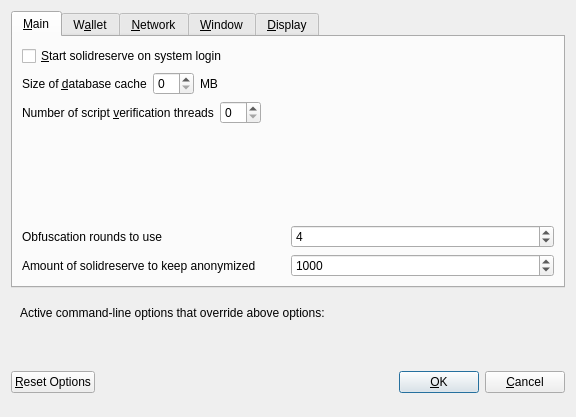
<?xml version="1.0" encoding="UTF-8"?>
<ui version="4.0">
 <class>OptionsDialog</class>
 <widget class="QDialog" name="OptionsDialog">
  <property name="geometry">
   <rect>
    <x>0</x>
    <y>0</y>
    <width>576</width>
    <height>417</height>
   </rect>
  </property>
  <property name="windowTitle">
   <string>Options</string>
  </property>
  <property name="modal">
   <bool>true</bool>
  </property>
  <layout class="QVBoxLayout" name="verticalLayout">
   <item>
    <widget class="QTabWidget" name="tabWidget">
     <property name="currentIndex">
      <number>0</number>
     </property>
     <widget class="QWidget" name="tabMain">
      <attribute name="title">
       <string>&amp;Main</string>
      </attribute>
      <layout class="QVBoxLayout" name="verticalLayout_Main">
       <item>
        <widget class="QCheckBox" name="solidreserveAtStartup">
         <property name="toolTip">
          <string>Automatically start solidreserve after logging in to the system.</string>
         </property>
         <property name="text">
          <string>&amp;Start solidreserve on system login</string>
         </property>
        </widget>
       </item>
       <item>
        <layout class="QHBoxLayout" name="horizontalLayout_2_Main">
         <item>
          <widget class="QLabel" name="databaseCacheLabel">
           <property name="text">
            <string>Size of &amp;database cache</string>
           </property>
           <property name="textFormat">
            <enum>Qt::PlainText</enum>
           </property>
           <property name="buddy">
            <cstring>databaseCache</cstring>
           </property>
          </widget>
         </item>
         <item>
          <widget class="QSpinBox" name="databaseCache"/>
         </item>
         <item>
          <widget class="QLabel" name="databaseCacheUnitLabel">
           <property name="text">
            <string>MB</string>
           </property>
           <property name="textFormat">
            <enum>Qt::PlainText</enum>
           </property>
          </widget>
         </item>
         <item>
          <spacer name="horizontalSpacer_2_Main">
           <property name="orientation">
            <enum>Qt::Horizontal</enum>
           </property>
           <property name="sizeHint" stdset="0">
            <size>
             <width>40</width>
             <height>20</height>
            </size>
           </property>
          </spacer>
         </item>
        </layout>
       </item>
       <item>
        <layout class="QHBoxLayout" name="horizontalLayout_3_Main">
         <item>
          <widget class="QLabel" name="threadsScriptVerifLabel">
           <property name="text">
            <string>Number of script &amp;verification threads</string>
           </property>
           <property name="textFormat">
            <enum>Qt::PlainText</enum>
           </property>
           <property name="buddy">
            <cstring>threadsScriptVerif</cstring>
           </property>
          </widget>
         </item>
         <item>
          <widget class="QSpinBox" name="threadsScriptVerif">
           <property name="toolTip">
            <string>(0 = auto, &lt;0 = leave that many cores free)</string>
           </property>
          </widget>
         </item>
         <item>
          <spacer name="horizontalSpacer_3_Main">
           <property name="orientation">
            <enum>Qt::Horizontal</enum>
           </property>
           <property name="sizeHint" stdset="0">
            <size>
             <width>40</width>
             <height>20</height>
            </size>
           </property>
          </spacer>
         </item>
        </layout>
       </item>
       <item>
        <spacer name="verticalSpacer_Main">
         <property name="orientation">
          <enum>Qt::Vertical</enum>
         </property>
         <property name="sizeHint" stdset="0">
          <size>
           <width>20</width>
           <height>40</height>
          </size>
         </property>
        </spacer>
       </item>
       <item>
        <layout class="QHBoxLayout" name="horizontalLayout_4_Main">
         <item>
          <widget class="QLabel" name="label">
           <property name="toolTip">
            <string>This setting determines the amount of individual masternodes that an input will be anonymized through.&lt;br/&gt;More rounds of anonymization gives a higher degree of privacy, but also costs more in fees.</string>
           </property>
           <property name="text">
            <string>Obfuscation rounds to use</string>
           </property>
          </widget>
         </item>
         <item>
          <widget class="QSpinBox" name="obfuscationRounds">
           <property name="minimum">
            <number>2</number>
           </property>
           <property name="maximum">
            <number>8</number>
           </property>
           <property name="value">
            <number>4</number>
           </property>
          </widget>
         </item>
        </layout>
       </item>
       <item>
        <layout class="QHBoxLayout" name="horizontalLayout">
         <item>
          <widget class="QLabel" name="label_2">
           <property name="toolTip">
            <string>This amount acts as a threshold to turn off Obfuscation once it's reached.</string>
           </property>
           <property name="statusTip">
            <string notr="true"/>
           </property>
           <property name="whatsThis">
            <string notr="true"/>
           </property>
           <property name="accessibleName">
            <string notr="true"/>
           </property>
           <property name="accessibleDescription">
            <string notr="true"/>
           </property>
           <property name="text">
            <string>Amount of solidreserve to keep anonymized</string>
           </property>
          </widget>
         </item>
         <item>
          <widget class="QSpinBox" name="anonymizesolidreserve">
           <property name="minimum">
            <number>100</number>
           </property>
           <property name="maximum">
            <number>100000</number>
           </property>
           <property name="singleStep">
            <number>100</number>
           </property>
           <property name="value">
            <number>1000</number>
           </property>
          </widget>
         </item>
        </layout>
       </item>
      </layout>
     </widget>
     <widget class="QWidget" name="tabWallet">
      <attribute name="title">
       <string>W&amp;allet</string>
      </attribute>
      <layout class="QVBoxLayout" name="verticalLayout_Wallet">
       <item>
        <widget class="QGroupBox" name="groupBox">
         <property name="title">
          <string>Expert</string>
         </property>
         <layout class="QVBoxLayout" name="verticalLayout_2">
          <item>
           <widget class="QCheckBox" name="coinControlFeatures">
            <property name="toolTip">
             <string>Whether to show coin control features or not.</string>
            </property>
            <property name="text">
             <string>Enable coin &amp;control features</string>
            </property>
           </widget>
          </item>
          <item>
           <widget class="QCheckBox" name="showMasternodesTab">
            <property name="toolTip">
             <string>Show additional tab listing all your masternodes in first sub-tab&lt;br/&gt;and all masternodes on the network in second sub-tab.</string>
            </property>
            <property name="text">
             <string>Show Masternodes Tab</string>
            </property>
           </widget>
          </item>
          <item>
           <widget class="QCheckBox" name="spendZeroConfChange">
            <property name="toolTip">
             <string>If you disable the spending of unconfirmed change, the change from a transaction&lt;br/&gt;cannot be used until that transaction has at least one confirmation.&lt;br/&gt;This also affects how your balance is computed.</string>
            </property>
            <property name="text">
             <string>&amp;Spend unconfirmed change</string>
            </property>
           </widget>
          </item>
         </layout>
        </widget>
       </item>
       <item>
        <spacer name="verticalSpacer_Wallet">
         <property name="orientation">
          <enum>Qt::Vertical</enum>
         </property>
         <property name="sizeHint" stdset="0">
          <size>
           <width>20</width>
           <height>40</height>
          </size>
         </property>
        </spacer>
       </item>
      </layout>
     </widget>
     <widget class="QWidget" name="tabNetwork">
      <attribute name="title">
       <string>&amp;Network</string>
      </attribute>
      <layout class="QVBoxLayout" name="verticalLayout_Network">
       <item>
        <widget class="QCheckBox" name="mapPortUpnp">
         <property name="toolTip">
          <string>Automatically open the solidreserve client port on the router. This only works when your router supports UPnP and it is enabled.</string>
         </property>
         <property name="text">
          <string>Map port using &amp;UPnP</string>
         </property>
        </widget>
       </item>
       <item>
        <widget class="QCheckBox" name="allowIncoming">
         <property name="toolTip">
          <string>Accept connections from outside</string>
         </property>
         <property name="text">
          <string>Allow incoming connections</string>
         </property>
        </widget>
       </item>
       <item>
        <widget class="QCheckBox" name="connectSocks">
         <property name="toolTip">
          <string>Connect to the solidreserve network through a SOCKS5 proxy.</string>
         </property>
         <property name="text">
          <string>&amp;Connect through SOCKS5 proxy (default proxy):</string>
         </property>
        </widget>
       </item>
       <item>
        <layout class="QHBoxLayout" name="horizontalLayout_1_Network">
         <item>
          <widget class="QLabel" name="proxyIpLabel">
           <property name="text">
            <string>Proxy &amp;IP:</string>
           </property>
           <property name="textFormat">
            <enum>Qt::PlainText</enum>
           </property>
           <property name="buddy">
            <cstring>proxyIp</cstring>
           </property>
          </widget>
         </item>
         <item>
          <widget class="QValidatedLineEdit" name="proxyIp">
           <property name="minimumSize">
            <size>
             <width>140</width>
             <height>0</height>
            </size>
           </property>
           <property name="maximumSize">
            <size>
             <width>140</width>
             <height>16777215</height>
            </size>
           </property>
           <property name="toolTip">
            <string>IP address of the proxy (e.g. IPv4: 127.0.0.1 / IPv6: ::1)</string>
           </property>
          </widget>
         </item>
         <item>
          <widget class="QLabel" name="proxyPortLabel">
           <property name="text">
            <string>&amp;Port:</string>
           </property>
           <property name="textFormat">
            <enum>Qt::PlainText</enum>
           </property>
           <property name="buddy">
            <cstring>proxyPort</cstring>
           </property>
          </widget>
         </item>
         <item>
          <widget class="QLineEdit" name="proxyPort">
           <property name="minimumSize">
            <size>
             <width>55</width>
             <height>0</height>
            </size>
           </property>
           <property name="maximumSize">
            <size>
             <width>55</width>
             <height>16777215</height>
            </size>
           </property>
           <property name="toolTip">
            <string>Port of the proxy (e.g. 9050)</string>
           </property>
          </widget>
         </item>
         <item>
          <spacer name="horizontalSpacer_1_Network">
           <property name="orientation">
            <enum>Qt::Horizontal</enum>
           </property>
           <property name="sizeHint" stdset="0">
            <size>
             <width>40</width>
             <height>20</height>
            </size>
           </property>
          </spacer>
         </item>
        </layout>
       </item>
       <item>
        <spacer name="verticalSpacer_Network">
         <property name="orientation">
          <enum>Qt::Vertical</enum>
         </property>
         <property name="sizeHint" stdset="0">
          <size>
           <width>20</width>
           <height>40</height>
          </size>
         </property>
        </spacer>
       </item>
      </layout>
     </widget>
     <widget class="QWidget" name="tabWindow">
      <attribute name="title">
       <string>&amp;Window</string>
      </attribute>
      <layout class="QVBoxLayout" name="verticalLayout_Window">
       <item>
        <widget class="QCheckBox" name="minimizeToTray">
         <property name="toolTip">
          <string>Show only a tray icon after minimizing the window.</string>
         </property>
         <property name="text">
          <string>&amp;Minimize to the tray instead of the taskbar</string>
         </property>
        </widget>
       </item>
       <item>
        <widget class="QCheckBox" name="minimizeOnClose">
         <property name="toolTip">
          <string>Minimize instead of exit the application when the window is closed. When this option is enabled, the application will be closed only after selecting Quit in the menu.</string>
         </property>
         <property name="text">
          <string>M&amp;inimize on close</string>
         </property>
        </widget>
       </item>
       <item>
        <spacer name="verticalSpacer_Window">
         <property name="orientation">
          <enum>Qt::Vertical</enum>
         </property>
         <property name="sizeHint" stdset="0">
          <size>
           <width>20</width>
           <height>40</height>
          </size>
         </property>
        </spacer>
       </item>
      </layout>
     </widget>
     <widget class="QWidget" name="tabDisplay">
      <attribute name="title">
       <string>&amp;Display</string>
      </attribute>
      <layout class="QVBoxLayout" name="verticalLayout_Display">
       <item>
        <layout class="QHBoxLayout" name="horizontalLayout_1_Display">
         <item>
          <widget class="QLabel" name="langLabel">
           <property name="text">
            <string>User Interface &amp;language:</string>
           </property>
           <property name="textFormat">
            <enum>Qt::PlainText</enum>
           </property>
           <property name="buddy">
            <cstring>lang</cstring>
           </property>
          </widget>
         </item>
         <item>
          <widget class="QValueComboBox" name="lang">
           <property name="toolTip">
            <string>The user interface language can be set here. This setting will take effect after restarting solidreserve.</string>
           </property>
          </widget>
         </item>
        </layout>
       </item>
       <item>
        <widget class="QLabel" name="label_3">
         <property name="toolTip">
          <string notr="true"/>
         </property>
         <property name="statusTip">
          <string notr="true"/>
         </property>
         <property name="whatsThis">
          <string notr="true"/>
         </property>
         <property name="accessibleName">
          <string notr="true"/>
         </property>
         <property name="text">
          <string>Language missing or translation incomplete? Help contributing translations here:
https://www.transifex.com/solidreserve-project/solidreserve-project-translations</string>
         </property>
         <property name="wordWrap">
          <bool>true</bool>
         </property>
         <property name="openExternalLinks">
          <bool>true</bool>
         </property>
         <property name="textInteractionFlags">
          <set>Qt::TextBrowserInteraction</set>
         </property>
        </widget>
       </item>
       <item>
        <layout class="QHBoxLayout" name="horizontalLayout_4_Display" stretch="0,0">
         <item>
          <widget class="QLabel" name="themeLabel">
           <property name="text">
            <string>User Interface Theme:</string>
           </property>
          </widget>
         </item>
         <item>
          <widget class="QValueComboBox" name="theme"/>
         </item>
        </layout>
       </item>
       <item>
        <widget class="Line" name="line">
         <property name="orientation">
          <enum>Qt::Horizontal</enum>
         </property>
        </widget>
       </item>
       <item>
        <layout class="QHBoxLayout" name="horizontalLayout_2_Display">
         <item>
          <widget class="QLabel" name="unitLabel">
           <property name="text">
            <string>&amp;Unit to show amounts in:</string>
           </property>
           <property name="textFormat">
            <enum>Qt::PlainText</enum>
           </property>
           <property name="buddy">
            <cstring>unit</cstring>
           </property>
          </widget>
         </item>
         <item>
          <widget class="QValueComboBox" name="unit">
           <property name="toolTip">
            <string>Choose the default subdivision unit to show in the interface and when sending coins.</string>
           </property>
          </widget>
         </item>
        </layout>
       </item>
       <item>
        <layout class="QHBoxLayout" name="horizontalLayout_5_Display">
         <item>
          <widget class="QLabel" name="digitsLabel">
           <property name="text">
            <string>Decimal digits</string>
           </property>
          </widget>
         </item>
         <item>
          <widget class="QValueComboBox" name="digits"/>
         </item>
        </layout>
       </item>
       <item>
        <layout class="QHBoxLayout" name="horizontalLayout_3_Display">
         <item>
          <widget class="QLabel" name="thirdPartyTxUrlsLabel">
           <property name="toolTip">
            <string>Third party URLs (e.g. a block explorer) that appear in the transactions tab as context menu items. %s in the URL is replaced by transaction hash. Multiple URLs are separated by vertical bar |.</string>
           </property>
           <property name="text">
            <string>Third party transaction URLs</string>
           </property>
           <property name="buddy">
            <cstring>thirdPartyTxUrls</cstring>
           </property>
          </widget>
         </item>
         <item>
          <widget class="QLineEdit" name="thirdPartyTxUrls">
           <property name="toolTip">
            <string>Third party URLs (e.g. a block explorer) that appear in the transactions tab as context menu items. %s in the URL is replaced by transaction hash. Multiple URLs are separated by vertical bar |.</string>
           </property>
          </widget>
         </item>
        </layout>
       </item>
       <item>
        <spacer name="verticalSpacer">
         <property name="orientation">
          <enum>Qt::Vertical</enum>
         </property>
         <property name="sizeHint" stdset="0">
          <size>
           <width>20</width>
           <height>40</height>
          </size>
         </property>
        </spacer>
       </item>
      </layout>
     </widget>
    </widget>
   </item>
   <item>
    <widget class="QFrame" name="frame">
     <layout class="QVBoxLayout" name="verticalLayout_Bottom">
      <item>
       <layout class="QHBoxLayout" name="horizontalLayout_Bottom">
        <item>
         <widget class="QLabel" name="overriddenByCommandLineInfoLabel">
          <property name="text">
           <string>Active command-line options that override above options:</string>
          </property>
          <property name="textFormat">
           <enum>Qt::PlainText</enum>
          </property>
         </widget>
        </item>
        <item>
         <spacer name="horizontalSpacer_Bottom">
          <property name="orientation">
           <enum>Qt::Horizontal</enum>
          </property>
          <property name="sizeHint" stdset="0">
           <size>
            <width>40</width>
            <height>20</height>
           </size>
          </property>
         </spacer>
        </item>
       </layout>
      </item>
      <item>
       <widget class="QLabel" name="overriddenByCommandLineLabel">
        <property name="text">
         <string/>
        </property>
        <property name="textFormat">
         <enum>Qt::PlainText</enum>
        </property>
        <property name="wordWrap">
         <bool>true</bool>
        </property>
       </widget>
      </item>
     </layout>
    </widget>
   </item>
   <item>
    <layout class="QHBoxLayout" name="horizontalLayout_Buttons">
     <item>
      <widget class="QPushButton" name="resetButton">
       <property name="toolTip">
        <string>Reset all client options to default.</string>
       </property>
       <property name="text">
        <string>&amp;Reset Options</string>
       </property>
       <property name="autoDefault">
        <bool>false</bool>
       </property>
      </widget>
     </item>
     <item>
      <spacer name="horizontalSpacer_1">
       <property name="orientation">
        <enum>Qt::Horizontal</enum>
       </property>
       <property name="sizeHint" stdset="0">
        <size>
         <width>40</width>
         <height>48</height>
        </size>
       </property>
      </spacer>
     </item>
     <item>
      <widget class="QLabel" name="statusLabel">
       <property name="minimumSize">
        <size>
         <width>200</width>
         <height>0</height>
        </size>
       </property>
       <property name="font">
        <font>
         <weight>75</weight>
         <bold>true</bold>
        </font>
       </property>
       <property name="text">
        <string/>
       </property>
       <property name="textFormat">
        <enum>Qt::PlainText</enum>
       </property>
       <property name="wordWrap">
        <bool>true</bool>
       </property>
      </widget>
     </item>
     <item>
      <spacer name="horizontalSpacer_2">
       <property name="orientation">
        <enum>Qt::Horizontal</enum>
       </property>
       <property name="sizeHint" stdset="0">
        <size>
         <width>40</width>
         <height>48</height>
        </size>
       </property>
      </spacer>
     </item>
     <item>
      <widget class="QPushButton" name="okButton">
       <property name="text">
        <string>&amp;OK</string>
       </property>
       <property name="autoDefault">
        <bool>false</bool>
       </property>
       <property name="default">
        <bool>true</bool>
       </property>
      </widget>
     </item>
     <item>
      <widget class="QPushButton" name="cancelButton">
       <property name="text">
        <string>&amp;Cancel</string>
       </property>
       <property name="autoDefault">
        <bool>false</bool>
       </property>
      </widget>
     </item>
    </layout>
   </item>
  </layout>
 </widget>
 <customwidgets>
  <customwidget>
   <class>QValidatedLineEdit</class>
   <extends>QLineEdit</extends>
   <header>qvalidatedlineedit.h</header>
  </customwidget>
  <customwidget>
   <class>QValueComboBox</class>
   <extends>QComboBox</extends>
   <header>qvaluecombobox.h</header>
  </customwidget>
 </customwidgets>
 <resources/>
 <connections/>
</ui>
